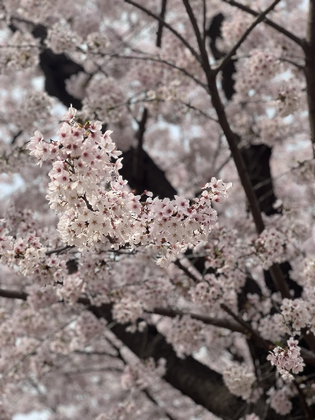
%> input picture HW_1/fig/cb.png, 315 x 420 px, shrunk from 384 x 512 before the run
$ octave hw1_color.m   (GNU Octave 9; MATLAB toolbox functions it lacks are replaced by stand-ins)
%> lines starting %> are read from the running program, lines starting %| are printed output that depends on the picture; in (x1, y1, x2, y2) boxes, pixels count from 0 and x2, y2 are one past the last pixel; in counts of white or black regions, pixels touching at a corner belong together; the program's own positions count from 1
clear all;

%img = imread('peppers.png');
img = imread('./fig/cb.png');
%> img is the input picture: size 420x315x3 uint8; mean R, G, B 133, 121.1, 119.4

% 1) RGB, Matlab
R = img(:, :, 1);
G = img(:, :, 2);
B = img(:, :, 3);
%imwrite([R, G, B], './fig/RGB_peppers.png');
imwrite([R, G, B], './fig/RGB_cb.png');

% 2) YCbCr, Matlab
YCbCr = [ 77  150   29;
         -43  -84  127;
         127 -106  -21;] / 256.;
img_YCbCr = reshape(double(img)/255, [], 3) * YCbCr';
img_YCbCr = reshape(img_YCbCr, size(img));
Y = img_YCbCr(:, :, 1);
Cb = min(img_YCbCr(:, :, 2) + 0.5, 1);
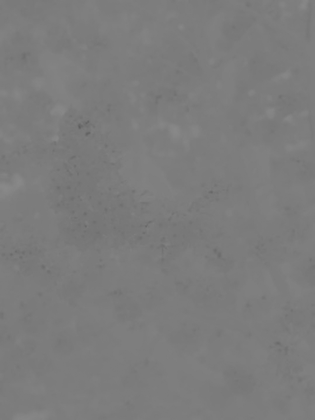
%> Cb: size 420x315 double; min 0.375, max 0.54, mean 0.489
Cr = min(img_YCbCr(:, :, 3) + 0.5, 1);
%imwrite([Y, Cb, Cr], './fig/YCbCr_peppers.png');
imwrite([Y, Cb, Cr], './fig/YCbCr_cb.png');
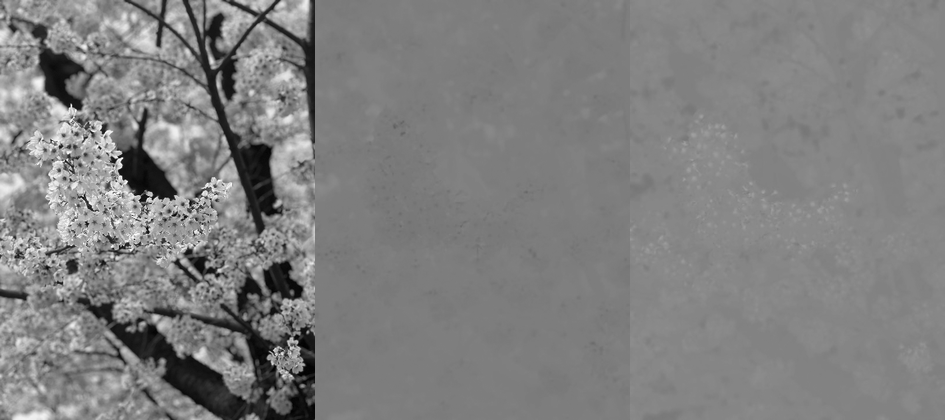
%> saved as YCbCr_cb.png: size 420x945 uint8; min 0, max 255, mean 127.5

% 3) HSI, Matlab
R = double(R) / 255;
%> R: size 420x315 double
G = double(G) / 255;
%> G: size 420x315 double
B = double(B) / 255;
%> B: size 420x315 double
I = (R + G + B) / 3;
S = 1 - min(min(R, G), B) ./ (I+eps);
H = 1 / (2*pi) * acos((2*R-G-B)./(2*sqrt((R-G).^2+(R-B).*(G-B))+eps));
H(B>G) = 1 - H(B>G);
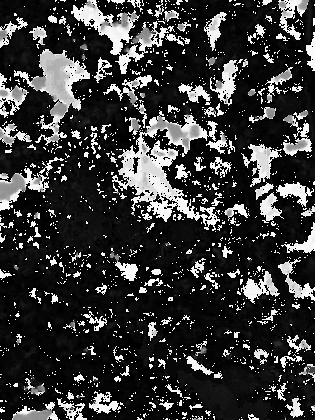
%> H: size 420x315 double; min 4.11e-09, max 0.998, mean 0.219
H(I==0) = 0;
%> H: size 420x315 double; under 0.01% of pixels changed, all inside (x1, y1, x2, y2) = (147, 229, 148, 230)
%imwrite([H, S, I], './fig/HSI_peppers.png');
imwrite([H, S, I], './fig/HSI_cb.png');
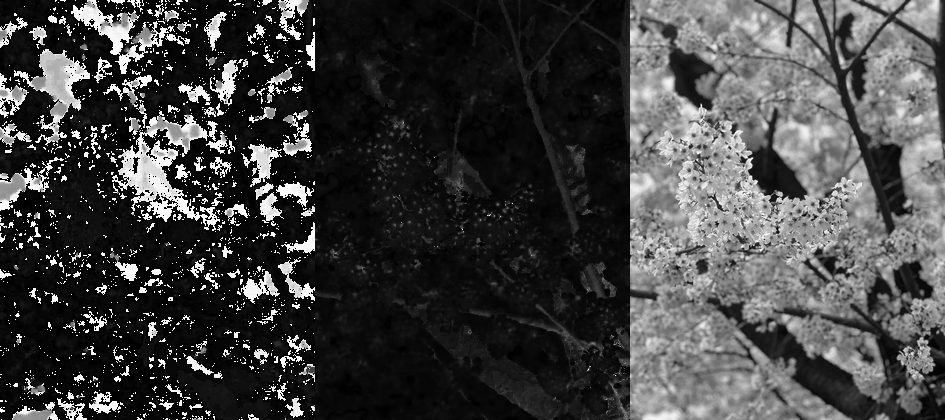
%> saved as HSI_cb.png: size 420x945 uint8; min 0, max 255, mean 65.1

% 4) Modifying Image
S = S+40/255;
S(S>=1) = 1;
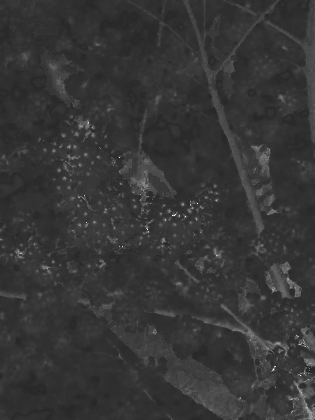
%> S: size 420x315 double; min 0.157, max 1, mean 0.215
I = I+16/255;
I(I>=1) = 1;
%> I: size 420x315 double; min 0.0627, max 1, mean 0.551
hsi = zeros(size(R, 1), size(R, 2), 3);
for i = 1:size(R, 1)
    for j = 1:size(R, 2)
        if H(i, j)>=0 && H(i, j)<1/3
            b = I(i, j) * (1 - S(i, j));
            r = I(i, j) * (1 + S(i, j)*cos(H(i, j)*2*pi)/cos(pi/3 - H(i, j)*2*pi));
            g = 3*I(i, j) - (r + b);
        elseif H(i, j)>=1/3 && H(i, j)<2/3
            r = I(i, j) * (1 - S(i, j));
            g = I(i, j) * (1 + S(i, j)*cos(H(i, j)*2*pi - 2*pi/3)/cos(pi - H(i, j)*2*pi));
            b = 3*I(i, j) - (r + g);
        else
            g = I(i, j) * (1 - S(i, j));
            b = I(i, j) * (1 + S(i, j)*cos(H(i, j)*2*pi - 4*pi/3)/cos(5*pi/3 - H(i, j)*2*pi));
            r = 3*I(i, j) - (g + b);
        end
        hsi(i, j, 1) = r;
        hsi(i, j, 2) = g;
        hsi(i, j, 3) = b;
    end
end
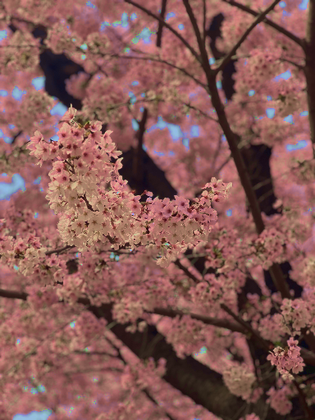
%> hsi: size 420x315x3 double; mean R, G, B 0.716, 0.48, 0.457; drawn with min black and max white
%> after the loop, b = 0.165; g = 0.244; r = 0.27
%imwrite(hsi, './fig/HSI2RGB_peppers.png');
imwrite(hsi, './fig/HSI2RGB_cb.png');
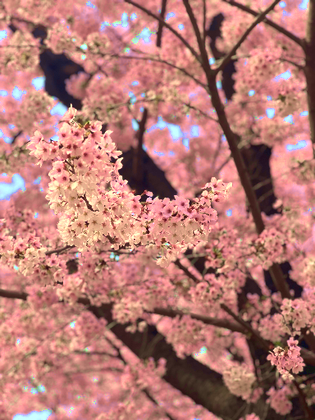
%> saved as HSI2RGB_cb.png: size 420x315x3 uint8; mean R, G, B 181, 122.3, 116

$ run again, with HW_1/fig/astronaut.png copied over HW_1/fig/cb.png
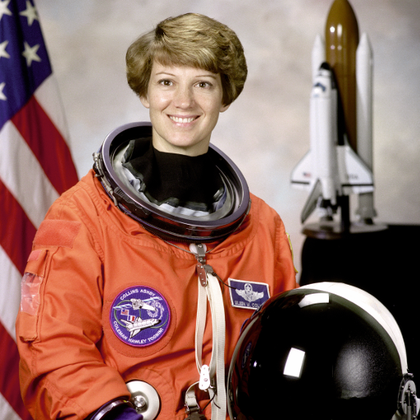
%> input picture HW_1/fig/astronaut.png, 420 x 420 px, shrunk from 512 x 512 before the run
%> img is the input picture: size 420x420x3 uint8; mean R, G, B 141.6, 105.8, 96.5
%> after the loop `for i = 1:size(R, 1)`:
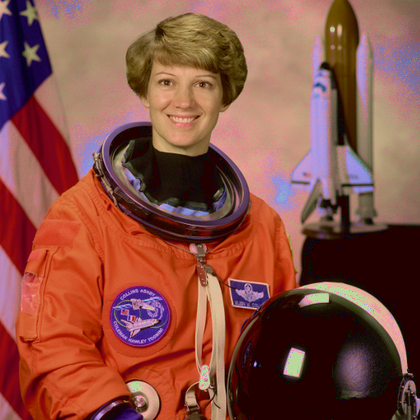
%> hsi: size 420x420x3 double; mean R, G, B 0.738, 0.43, 0.367; drawn with min black and max white
%> after the loop `for i = 1:size(R, 1)`: b = 0.0595; g = 0.0817; r = 0.0706
%> `imwrite(hsi, './fig/HSI2RGB_cb.png');`:
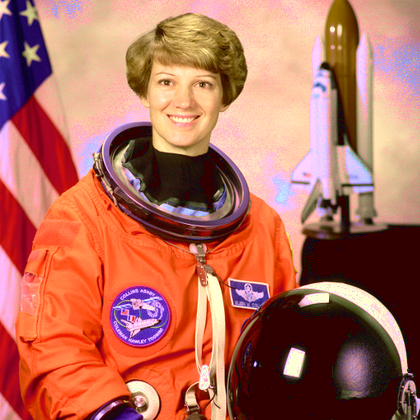
%> saved as HSI2RGB_cb.png: size 420x420x3 uint8; mean R, G, B 180.6, 109.5, 92.6
